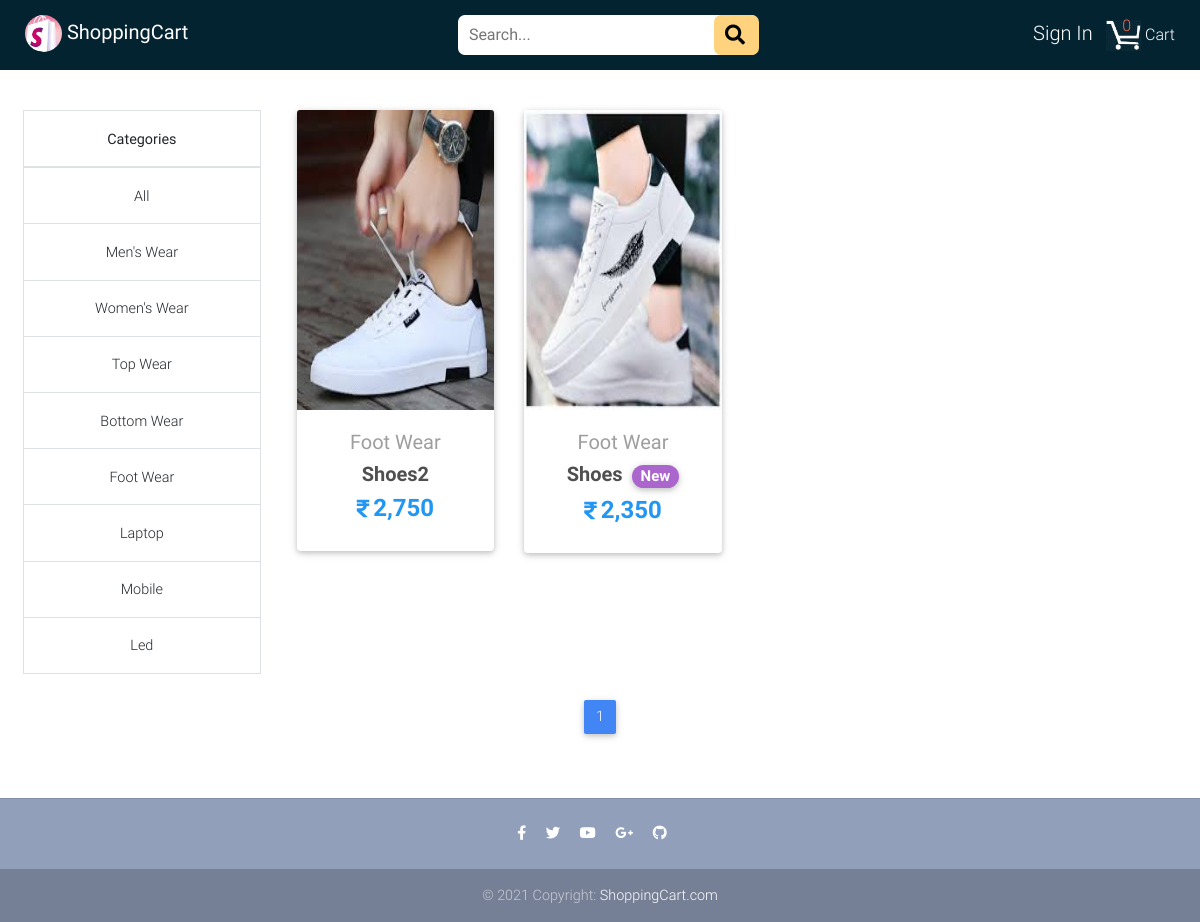
The page /category/7/products on the database its author committed.
### myshop/models.py (models this page shows, shortened)
class Category(models.Model):
    category = models.CharField(max_length=15)
    def __str__(self):
        return self.category

class Product(models.Model):
    title = models.CharField(max_length=100)
    price = models.IntegerField()
    discounted_price = models.IntegerField(blank=True, null=True)
    description = models.TextField()
    tag = models.CharField(choices=LABEL_CHOICES,
                           max_length=15, blank=True, null=True)
    label = models.CharField(choices=LABEL_COLOR_CHOICES,
                             max_length=1, blank=True, null=True)
    brand = models.CharField(max_length=50)
    size = MultiSelectField(choices=SIZE_CHOICES, blank=True, null=True)
    category = models.ForeignKey(Category, on_delete=models.CASCADE)
    image = models.ImageField(upload_to='images')

### myshop/views.py (the view)
# urls.py: path('category/<int:id>/products', views.Categories, name='category'),
def Categories(request, id):
    categories = Category.objects.all()
    category = Category.objects.get(id=id)
    products = Paginator(Product.objects.filter(
        category=category).order_by('-id'), 2)
    page = request.GET.get('page')
    try:
        product = products.page(page)
    except PageNotAnInteger:
        product = products.page(1)
    except EmptyPage:
        product = products.page(products.num_pages)
    cart_quantity = 0
    user = request.user
    if user.is_authenticated:
        cart_item = Cart.objects.filter(user=user)
        for i in cart_item:
            cart_quantity += i.quantity
    context = {
        'product': product,
        'categories': categories,
        'cart_quantity': cart_quantity,
    }
    return render(request, 'categories.html', context)

### myshop/templates/categories.html (shortened to what this page needs)
{% extends "base.html" %}
{% load static %}
{% load humanize %}
{% block content %}
{% if product %}
<div class="row" id="tablesectionrow">
<aside class="text-center" id="categoriestable">
<table class="table table-bordered">
<thead>
<tr>
<th>Categories</th>
</tr>
</thead>
<tbody>
<tr>
    <td><a href="{% url 'all_category' %}">All</a></td>
</tr>
    {% for category in categories %}
  <tr>
    <td><a href="{% url 'category' category.id %}">{{ category }}</a></td>
  </tr>
    {% endfor %}
</tbody>
</table>
</aside>
      <section class="text-center mb-4" id="categoriessection">
        <div class="row wow fadeIn">
            {% for prod in product %}
          <div class="col-lg-3 col-md-6 mb-4">
            <div class="card">
              <div class="view overlay">
                <img src="{{ prod.image.url }}" class="card-img-top" height="300" alt="">
              </div>
              <div class="card-body text-center">
                <a href="{% url 'product_detail' prod.id %}" class="grey-text">
                  <h5>{{ prod.category }}</h5>
                </a>
                <h5>
                  <strong>
                    <a href="{% url 'product_detail' prod.id %}" class="dark-grey-text">{{ prod.title }}
                {% if prod.label %}
                   <span class="badge badge-pill {{ prod.get_label_display }}-color ml-1">{{prod.tag}}</span>
                {% endif %}
                    </a>
                  </strong>
                </h5>
                <h4 class="font-weight-bold blue-text">
                {% if prod.discounted_price %}
                  <strong><i class="fa mr-1" style="font-size: 20px;">&#xf156;</i>{{ prod.discounted_price|intcomma }}</strong>
                {% else %}
                  <strong><i class="fa mr-1" style="font-size: 20px;">&#xf156;</i>{{ prod.price|intcomma }}</strong>
                {% endif %}
                </h4>
              </div>
            </div>
          </div>
            {% endfor %}
          </div>
        </div>
      <nav class="d-flex justify-content-center wow fadeIn">
        <ul class="pagination pg-blue">
          {% for pg in product.paginator.page_range %}
            {% if product.number == pg %}
            <li class="page-item active"><a class="page-link" href="?page={{pg}}" class="btn btn-default">{{pg}}</a>
            </li>
            {% else %}
            <li class="page-item"><a class="page-link" href="?page={{pg}}" class="btn">{{pg}}</a></li>
            {% endif %}
          {% endfor %}
        </ul>
      </nav>
{% else %}
<div class="text-center" style="margin-top: 150px; margin-bottom: 256px;">
    <h1>Sorry, Cann't load this page !!</h1><br>
    <h2>"products not found"</h2>
</div>
{% endif %}
{% endblock %}

### rows shown on the page
Category: category "Men's Wear"
Category: category "Women's Wear"
Category: category "Top Wear"
Category: category "Bottom Wear"
Category: category "Foot Wear"
Category: category "Laptop"
Category: category "Mobile"
Category: category "Led"
Product: image (picture), category "Foot Wear", title "Shoes2", discounted_price "2,750"
Product: image (picture), category "Foot Wear", title "Shoes", tag "New", discounted_price "2,350"

### other values the page prints
{{ pg }} "1"
